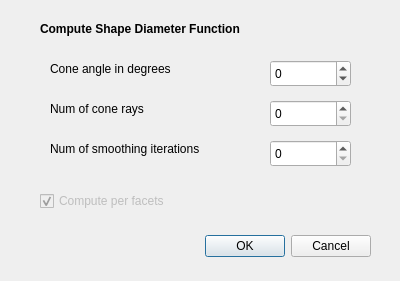
<?xml version="1.0" encoding="UTF-8"?>
<ui version="4.0">
 <class>Settings</class>
 <widget class="QDialog" name="Settings">
  <property name="geometry">
   <rect>
    <x>0</x>
    <y>0</y>
    <width>400</width>
    <height>281</height>
   </rect>
  </property>
  <property name="windowTitle">
   <string>Dialog</string>
  </property>
  <widget class="QDialogButtonBox" name="buttonBox">
   <property name="geometry">
    <rect>
     <x>30</x>
     <y>230</y>
     <width>341</width>
     <height>32</height>
    </rect>
   </property>
   <property name="orientation">
    <enum>Qt::Horizontal</enum>
   </property>
   <property name="standardButtons">
    <set>QDialogButtonBox::Cancel|QDialogButtonBox::Ok</set>
   </property>
  </widget>
  <widget class="QLabel" name="label">
   <property name="geometry">
    <rect>
     <x>40</x>
     <y>20</y>
     <width>251</width>
     <height>17</height>
    </rect>
   </property>
   <property name="font">
    <font>
     <weight>75</weight>
     <bold>true</bold>
    </font>
   </property>
   <property name="text">
    <string>Compute Shape Diameter Function</string>
   </property>
  </widget>
  <widget class="QLabel" name="label_9">
   <property name="geometry">
    <rect>
     <x>50</x>
     <y>140</y>
     <width>211</width>
     <height>17</height>
    </rect>
   </property>
   <property name="text">
    <string>Num of smoothing iterations</string>
   </property>
  </widget>
  <widget class="QCheckBox" name="perFacet">
   <property name="enabled">
    <bool>false</bool>
   </property>
   <property name="geometry">
    <rect>
     <x>40</x>
     <y>190</y>
     <width>301</width>
     <height>22</height>
    </rect>
   </property>
   <property name="text">
    <string>Compute per facets</string>
   </property>
   <property name="checked">
    <bool>true</bool>
   </property>
  </widget>
  <widget class="QSpinBox" name="numSmoothingIter">
   <property name="geometry">
    <rect>
     <x>270</x>
     <y>140</y>
     <width>81</width>
     <height>27</height>
    </rect>
   </property>
  </widget>
  <widget class="QSpinBox" name="coneAngInDegs">
   <property name="geometry">
    <rect>
     <x>270</x>
     <y>60</y>
     <width>81</width>
     <height>27</height>
    </rect>
   </property>
   <property name="minimum">
    <number>-180</number>
   </property>
   <property name="maximum">
    <number>180</number>
   </property>
  </widget>
  <widget class="QLabel" name="label_10">
   <property name="geometry">
    <rect>
     <x>50</x>
     <y>60</y>
     <width>211</width>
     <height>17</height>
    </rect>
   </property>
   <property name="text">
    <string>Cone angle in degrees</string>
   </property>
  </widget>
  <widget class="QLabel" name="label_11">
   <property name="geometry">
    <rect>
     <x>50</x>
     <y>100</y>
     <width>211</width>
     <height>17</height>
    </rect>
   </property>
   <property name="text">
    <string>Num of cone rays</string>
   </property>
  </widget>
  <widget class="QSpinBox" name="numConeRays">
   <property name="geometry">
    <rect>
     <x>270</x>
     <y>100</y>
     <width>81</width>
     <height>27</height>
    </rect>
   </property>
  </widget>
 </widget>
 <resources/>
 <connections>
  <connection>
   <sender>buttonBox</sender>
   <signal>accepted()</signal>
   <receiver>Settings</receiver>
   <slot>accept()</slot>
   <hints>
    <hint type="sourcelabel">
     <x>248</x>
     <y>254</y>
    </hint>
    <hint type="destinationlabel">
     <x>157</x>
     <y>274</y>
    </hint>
   </hints>
  </connection>
  <connection>
   <sender>buttonBox</sender>
   <signal>rejected()</signal>
   <receiver>Settings</receiver>
   <slot>reject()</slot>
   <hints>
    <hint type="sourcelabel">
     <x>316</x>
     <y>260</y>
    </hint>
    <hint type="destinationlabel">
     <x>286</x>
     <y>274</y>
    </hint>
   </hints>
  </connection>
 </connections>
</ui>
